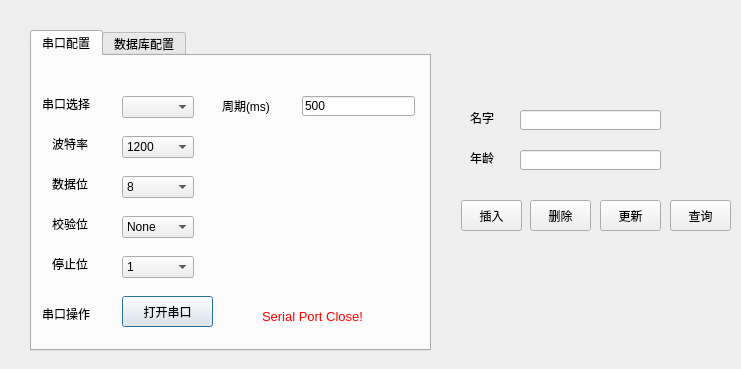
<?xml version="1.0" encoding="UTF-8"?>
<ui version="4.0">
 <class>setDialog</class>
 <widget class="QDialog" name="setDialog">
  <property name="geometry">
   <rect>
    <x>0</x>
    <y>0</y>
    <width>741</width>
    <height>369</height>
   </rect>
  </property>
  <property name="windowTitle">
   <string>控制面板</string>
  </property>
  <widget class="QTabWidget" name="tabWidget">
   <property name="geometry">
    <rect>
     <x>30</x>
     <y>30</y>
     <width>401</width>
     <height>321</height>
    </rect>
   </property>
   <property name="currentIndex">
    <number>0</number>
   </property>
   <widget class="QWidget" name="tab">
    <attribute name="title">
     <string>串口配置</string>
    </attribute>
    <widget class="QLabel" name="label">
     <property name="geometry">
      <rect>
       <x>10</x>
       <y>40</y>
       <width>71</width>
       <height>16</height>
      </rect>
     </property>
     <property name="text">
      <string>串口选择</string>
     </property>
    </widget>
    <widget class="QLabel" name="label_2">
     <property name="geometry">
      <rect>
       <x>20</x>
       <y>80</y>
       <width>61</width>
       <height>16</height>
      </rect>
     </property>
     <property name="text">
      <string>波特率</string>
     </property>
    </widget>
    <widget class="QLabel" name="label_3">
     <property name="geometry">
      <rect>
       <x>20</x>
       <y>120</y>
       <width>61</width>
       <height>16</height>
      </rect>
     </property>
     <property name="text">
      <string>数据位</string>
     </property>
    </widget>
    <widget class="QComboBox" name="SerialBox">
     <property name="geometry">
      <rect>
       <x>90</x>
       <y>40</y>
       <width>72</width>
       <height>22</height>
      </rect>
     </property>
    </widget>
    <widget class="QLabel" name="label_4">
     <property name="geometry">
      <rect>
       <x>20</x>
       <y>160</y>
       <width>61</width>
       <height>16</height>
      </rect>
     </property>
     <property name="text">
      <string>校验位</string>
     </property>
    </widget>
    <widget class="QLabel" name="label_5">
     <property name="geometry">
      <rect>
       <x>20</x>
       <y>200</y>
       <width>61</width>
       <height>16</height>
      </rect>
     </property>
     <property name="text">
      <string>停止位</string>
     </property>
    </widget>
    <widget class="QComboBox" name="BaudBox">
     <property name="geometry">
      <rect>
       <x>90</x>
       <y>80</y>
       <width>72</width>
       <height>22</height>
      </rect>
     </property>
     <item>
      <property name="text">
       <string>1200</string>
      </property>
     </item>
     <item>
      <property name="text">
       <string>2400</string>
      </property>
     </item>
     <item>
      <property name="text">
       <string>4800</string>
      </property>
     </item>
     <item>
      <property name="text">
       <string>9600</string>
      </property>
     </item>
     <item>
      <property name="text">
       <string>14400</string>
      </property>
     </item>
     <item>
      <property name="text">
       <string>19200</string>
      </property>
     </item>
    </widget>
    <widget class="QComboBox" name="BitNumBox">
     <property name="geometry">
      <rect>
       <x>90</x>
       <y>120</y>
       <width>72</width>
       <height>22</height>
      </rect>
     </property>
     <item>
      <property name="text">
       <string>8</string>
      </property>
     </item>
     <item>
      <property name="text">
       <string>7</string>
      </property>
     </item>
     <item>
      <property name="text">
       <string>6</string>
      </property>
     </item>
     <item>
      <property name="text">
       <string>5</string>
      </property>
     </item>
    </widget>
    <widget class="QComboBox" name="ParityBox">
     <property name="geometry">
      <rect>
       <x>90</x>
       <y>160</y>
       <width>72</width>
       <height>22</height>
      </rect>
     </property>
     <item>
      <property name="text">
       <string>None</string>
      </property>
     </item>
     <item>
      <property name="text">
       <string>Odd</string>
      </property>
     </item>
     <item>
      <property name="text">
       <string>Even</string>
      </property>
     </item>
    </widget>
    <widget class="QComboBox" name="StopBox">
     <property name="geometry">
      <rect>
       <x>90</x>
       <y>200</y>
       <width>72</width>
       <height>22</height>
      </rect>
     </property>
     <item>
      <property name="text">
       <string>1</string>
      </property>
     </item>
     <item>
      <property name="text">
       <string>1.5</string>
      </property>
     </item>
     <item>
      <property name="text">
       <string>2</string>
      </property>
     </item>
    </widget>
    <widget class="QLabel" name="labelPort">
     <property name="geometry">
      <rect>
       <x>230</x>
       <y>240</y>
       <width>161</width>
       <height>41</height>
      </rect>
     </property>
     <property name="font">
      <font>
       <family>Arial</family>
       <pointsize>10</pointsize>
      </font>
     </property>
     <property name="text">
      <string>&lt;html&gt;&lt;head/&gt;&lt;body&gt;&lt;p&gt;&lt;span style=&quot; color:#ff0000;&quot;&gt;Serial Port Close!&lt;/span&gt;&lt;/p&gt;&lt;/body&gt;&lt;/html&gt;</string>
     </property>
    </widget>
    <widget class="QPushButton" name="open">
     <property name="geometry">
      <rect>
       <x>90</x>
       <y>240</y>
       <width>91</width>
       <height>31</height>
      </rect>
     </property>
     <property name="text">
      <string>打开串口</string>
     </property>
    </widget>
    <widget class="QLabel" name="lamp">
     <property name="geometry">
      <rect>
       <x>200</x>
       <y>250</y>
       <width>41</width>
       <height>21</height>
      </rect>
     </property>
     <property name="font">
      <font>
       <pointsize>10</pointsize>
      </font>
     </property>
     <property name="text">
      <string>&lt;html&gt;&lt;head/&gt;&lt;body&gt;&lt;p&gt;&lt;br/&gt;&lt;/p&gt;&lt;/body&gt;&lt;/html&gt;</string>
     </property>
    </widget>
    <widget class="QLabel" name="label_10">
     <property name="geometry">
      <rect>
       <x>190</x>
       <y>40</y>
       <width>81</width>
       <height>20</height>
      </rect>
     </property>
     <property name="text">
      <string>周期(ms)</string>
     </property>
    </widget>
    <widget class="QLineEdit" name="interval">
     <property name="geometry">
      <rect>
       <x>270</x>
       <y>40</y>
       <width>113</width>
       <height>20</height>
      </rect>
     </property>
     <property name="text">
      <string>500</string>
     </property>
    </widget>
    <widget class="QLabel" name="label_11">
     <property name="geometry">
      <rect>
       <x>10</x>
       <y>250</y>
       <width>71</width>
       <height>16</height>
      </rect>
     </property>
     <property name="text">
      <string>串口操作</string>
     </property>
    </widget>
   </widget>
   <widget class="QWidget" name="tab_2">
    <attribute name="title">
     <string>数据库配置</string>
    </attribute>
    <widget class="QLabel" name="label_6">
     <property name="geometry">
      <rect>
       <x>30</x>
       <y>50</y>
       <width>51</width>
       <height>20</height>
      </rect>
     </property>
     <property name="text">
      <string>用户名</string>
     </property>
    </widget>
    <widget class="QLabel" name="label_7">
     <property name="geometry">
      <rect>
       <x>30</x>
       <y>90</y>
       <width>51</width>
       <height>20</height>
      </rect>
     </property>
     <property name="text">
      <string>密码</string>
     </property>
    </widget>
    <widget class="QLineEdit" name="username">
     <property name="geometry">
      <rect>
       <x>100</x>
       <y>50</y>
       <width>201</width>
       <height>20</height>
      </rect>
     </property>
    </widget>
    <widget class="QLineEdit" name="password">
     <property name="geometry">
      <rect>
       <x>100</x>
       <y>90</y>
       <width>201</width>
       <height>20</height>
      </rect>
     </property>
    </widget>
    <widget class="QPushButton" name="connect">
     <property name="geometry">
      <rect>
       <x>90</x>
       <y>139</y>
       <width>80</width>
       <height>31</height>
      </rect>
     </property>
     <property name="text">
      <string>连接</string>
     </property>
    </widget>
    <widget class="QPushButton" name="disconnect">
     <property name="geometry">
      <rect>
       <x>200</x>
       <y>140</y>
       <width>80</width>
       <height>31</height>
      </rect>
     </property>
     <property name="text">
      <string>断开</string>
     </property>
    </widget>
    <widget class="QLabel" name="labelConnect">
     <property name="geometry">
      <rect>
       <x>90</x>
       <y>190</y>
       <width>231</width>
       <height>41</height>
      </rect>
     </property>
     <property name="font">
      <font>
       <family>Arial</family>
       <pointsize>10</pointsize>
      </font>
     </property>
     <property name="text">
      <string>&lt;html&gt;&lt;head/&gt;&lt;body&gt;&lt;p&gt;&lt;span style=&quot; color:#ff0000;&quot;&gt;DataBase disconnect!&lt;/span&gt;&lt;/p&gt;&lt;/body&gt;&lt;/html&gt;</string>
     </property>
    </widget>
   </widget>
  </widget>
  <widget class="QLineEdit" name="name">
   <property name="geometry">
    <rect>
     <x>520</x>
     <y>110</y>
     <width>141</width>
     <height>20</height>
    </rect>
   </property>
  </widget>
  <widget class="QLabel" name="label_9">
   <property name="geometry">
    <rect>
     <x>470</x>
     <y>150</y>
     <width>41</width>
     <height>16</height>
    </rect>
   </property>
   <property name="text">
    <string>年龄</string>
   </property>
  </widget>
  <widget class="QLineEdit" name="age">
   <property name="geometry">
    <rect>
     <x>520</x>
     <y>150</y>
     <width>141</width>
     <height>20</height>
    </rect>
   </property>
  </widget>
  <widget class="QLabel" name="label_8">
   <property name="geometry">
    <rect>
     <x>470</x>
     <y>110</y>
     <width>41</width>
     <height>16</height>
    </rect>
   </property>
   <property name="text">
    <string>名字</string>
   </property>
  </widget>
  <widget class="QPushButton" name="insert">
   <property name="geometry">
    <rect>
     <x>461</x>
     <y>200</y>
     <width>61</width>
     <height>31</height>
    </rect>
   </property>
   <property name="text">
    <string>插入</string>
   </property>
  </widget>
  <widget class="QPushButton" name="del">
   <property name="geometry">
    <rect>
     <x>530</x>
     <y>200</y>
     <width>61</width>
     <height>31</height>
    </rect>
   </property>
   <property name="text">
    <string>删除</string>
   </property>
  </widget>
  <widget class="QPushButton" name="update">
   <property name="geometry">
    <rect>
     <x>600</x>
     <y>200</y>
     <width>61</width>
     <height>31</height>
    </rect>
   </property>
   <property name="text">
    <string>更新</string>
   </property>
  </widget>
  <widget class="QPushButton" name="select">
   <property name="geometry">
    <rect>
     <x>670</x>
     <y>200</y>
     <width>61</width>
     <height>31</height>
    </rect>
   </property>
   <property name="text">
    <string>查询</string>
   </property>
  </widget>
 </widget>
 <resources/>
 <connections/>
</ui>
